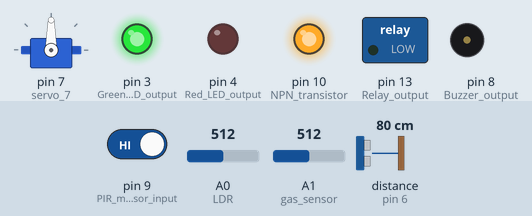
Simulated run of this sketch. Board: Arduino Uno, built with avr-gcc and run on an emulated ATmega328P. Shown: servo, switched loads named in the sketch (green lamp = pin HIGH), output pins drawn as LEDs (lit = HIGH), buzzer (waves = sounding). The test bench sets the inputs (shaded band); at power-on: pin 9 (PIR_motion_sensor_input) HIGH, distance to the obstacle (sensor on pin 6) 80 cm, A0 (LDR) = 512, A1 (gas_sensor) = 512. The echo pulse lasts 58.3 µs per cm; what the sketch prints to the serial monitor is not drawn.

Above: at 6.1 s.
6.2 s: pin 9 (PIR_motion_sensor_input) driven LOW
At 10.8 s:
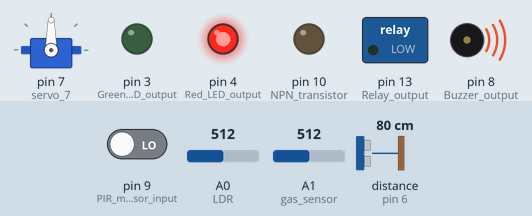
12.7 s: distance to the obstacle (sensor on pin 6) set to 97 cm
26.3 s: distance to the obstacle (sensor on pin 6) set to 105 cm
At 26.56 s:
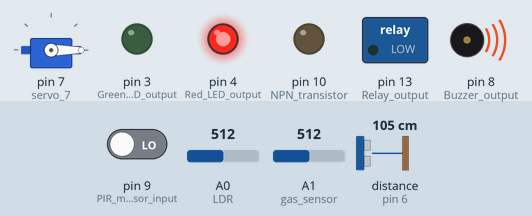
32.6 s: A0 (LDR) set to 492
At 33.0 s:
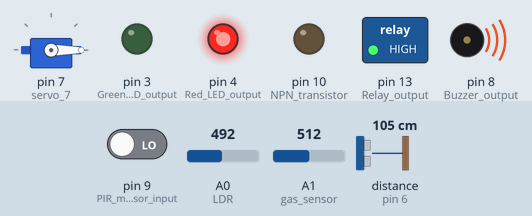
38.9 s: distance to the obstacle (sensor on pin 6) set to 2 cm
At 39.11 s:
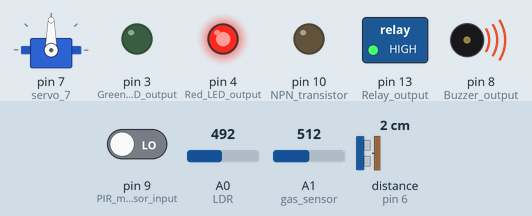
45.2 s: pin 9 (PIR_motion_sensor_input) driven HIGH
At 45.9 s:
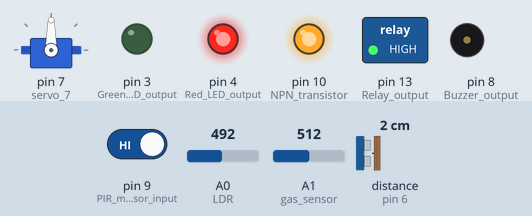
Timing chart, 0 to 57.3 s (numbered marks = the images above; inputs shaded):
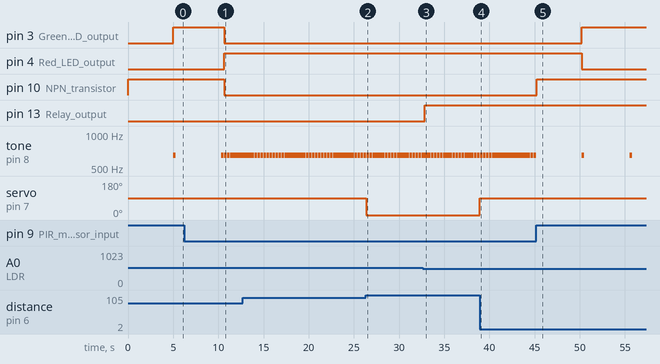

Measured:
- the behaviour switches between 99 and 100 cm on distance to the obstacle (sensor on pin 6) (found by bisection; images 1 and 2)
- the behaviour switches between 501 and 500 on A0 (LDR) (found by bisection; images 2 and 3)
- after the input at 6.2 s, pin 3 (Green_LED_output), pin 10 (NPN_transistor): HIGH → LOW after 4.4 s; pin 4 (Red_LED_output): LOW → HIGH after 4.4 s
- after the input at 26.3 s, servo on pin 7 (servo_7): 90° → 0° after 0.08 s
- after the input at 32.6 s, pin 13 (Relay_output): LOW → HIGH after 0.23 s
- after the input at 38.9 s, servo on pin 7 (servo_7): 0° → 90° at once
- after the input at 45.2 s, pin 3 (Green_LED_output): LOW → HIGH after 5.0 s; pin 4 (Red_LED_output): HIGH → LOW after 5.0 s; pin 10 (NPN_transistor): LOW → HIGH at once; tone on pin 8 (Buzzer_output): alternates 650 Hz for 0.30 s and silent for 5.0 s, starting after 5.0 s
- by itself, tone on pin 8 (Buzzer_output): alternates 650 Hz for 0.30 s and silent for 0.04 s

The sketch:

smart_home_automation_using_ardino_gas_sensor_and_light1.ino
```cpp
// Include Servo motor library
#include <Servo.h>

// Declare variables
int output1Value = 0;
int sen1Value = 0;
int sen2Value = 0;
const int gas_sensor = A1;  // Gas sensor connected to A1
const int LDR = A0;         // LDR sensor connected to A0
int limit = 400;            // Threshold limit for gas detection

// Function to read distance from Ultrasonic Sensor
long readUltrasonicDistance(int triggerPin, int echoPin)
{
  pinMode(triggerPin, OUTPUT);         // Set trigger pin as output
  digitalWrite(triggerPin, LOW);       // Clear the trigger
  delayMicroseconds(2);

  digitalWrite(triggerPin, HIGH);      // Send a 10 microseconds pulse
  delayMicroseconds(10);
  digitalWrite(triggerPin, LOW);

  pinMode(echoPin, INPUT);              // Set echo pin as input
  return pulseIn(echoPin, HIGH);         // Read and return pulse duration
}

// Create Servo object
Servo servo_7;

// Setup function (runs once)
void setup()
{
  Serial.begin(9600);             // Start serial communication at 9600 baud rate

  pinMode(A0, INPUT);              // LDR sensor input
  pinMode(A1, INPUT);              // Gas sensor input
  pinMode(13, OUTPUT);             // Relay output (for light control)

  servo_7.attach(7, 500, 2500);     // Attach servo motor to pin 7

  pinMode(8, OUTPUT);               // Buzzer output
  pinMode(9, INPUT);                // PIR motion sensor input
  pinMode(10, OUTPUT);              // NPN transistor (Fan) control
  pinMode(4, OUTPUT);               // Red LED output (no motion)
  pinMode(3, OUTPUT);               // Green LED output (motion detected)
}

// Main loop (runs continuously)
void loop()
{
  // ---- Light Control based on LDR ----
  int val1 = analogRead(LDR);        // Read LDR value

  if (val1 > 500)
  {
    digitalWrite(13, LOW);           // Turn ON light if it's dark
    Serial.print("Bulb ON = ");
    Serial.print(val1);
  }
  else
  {
    digitalWrite(13, HIGH);          // Turn OFF light if it's bright
    Serial.print("Bulb OFF = ");
    Serial.print(val1);
  }

  // ---- Motion Detection using PIR Sensor ----
  sen2Value = digitalRead(9);         // Read PIR sensor value

  if (sen2Value == 0)
  {
    digitalWrite(10, LOW);            // Turn OFF Fan (NPN OFF)
    digitalWrite(4, HIGH);            // Turn ON Red LED (no motion)
    digitalWrite(3, LOW);             // Turn OFF Green LED
    Serial.print(" || NO Motion Detected ");
  }
  else if (sen2Value == 1)
  {
    digitalWrite(10, HIGH);           // Turn ON Fan (NPN ON)
    delay(5000);                      // Keep fan ON for 5 seconds
    digitalWrite(4, LOW);             // Turn OFF Red LED
    digitalWrite(3, HIGH);             // Turn ON Green LED
    Serial.print(" || Motion Detected! ");
  }

  // ---- Gas Leakage Detection using MQ2 Sensor ----
  int val = analogRead(gas_sensor);   // Read gas sensor value
  Serial.print(" || Gas Sensor Value = ");
  Serial.print(val);

  if (val > limit)
  {
    tone(8, 650);                     // Sound buzzer at 650 Hz
  }
  delay(300);                         // Wait 300 ms
  noTone(8);                          // Turn OFF buzzer

  // ---- Distance Measurement and Door Automation using Ultrasonic Sensor ----
  sen1Value = 0.01723 * readUltrasonicDistance(6, 6); // Convert pulse time to distance (in cm)

  if (sen1Value < 100)
  {
    servo_7.write(90);                // Open door (rotate servo 90 degrees)
    Serial.print(" || Door Open! ; Distance = ");
    Serial.print(sen1Value);
    Serial.print("\n");
  }
  else
  {
    servo_7.write(0);                 // Close door (rotate servo to 0 degrees)
    Serial.print(" || Door Closed! ; Distance = ");
    Serial.print(sen1Value);
    Serial.print("\n");
  }

  delay(10); // Short delay to improve simulation performance
}
```
